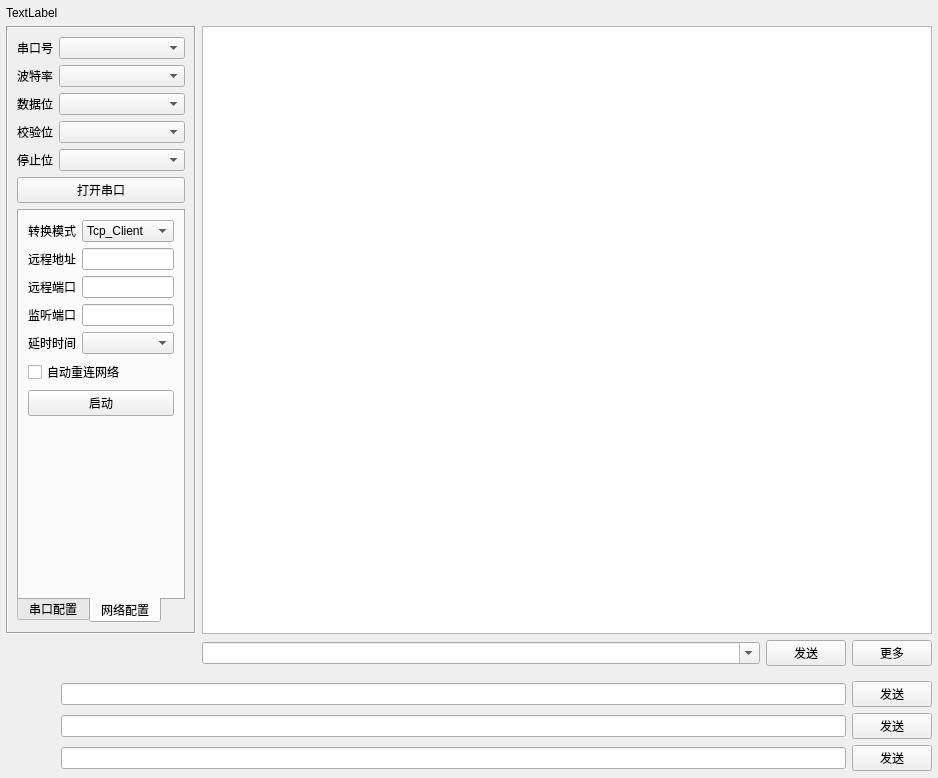
<?xml version="1.0" encoding="UTF-8"?>
<ui version="4.0">
 <class>frmComTool</class>
 <widget class="QWidget" name="frmComTool">
  <property name="geometry">
   <rect>
    <x>0</x>
    <y>0</y>
    <width>938</width>
    <height>710</height>
   </rect>
  </property>
  <property name="sizePolicy">
   <sizepolicy hsizetype="Preferred" vsizetype="Expanding">
    <horstretch>0</horstretch>
    <verstretch>0</verstretch>
   </sizepolicy>
  </property>
  <layout class="QGridLayout" name="gridLayout_6">
   <property name="leftMargin">
    <number>6</number>
   </property>
   <property name="topMargin">
    <number>6</number>
   </property>
   <property name="rightMargin">
    <number>6</number>
   </property>
   <property name="bottomMargin">
    <number>6</number>
   </property>
   <property name="verticalSpacing">
    <number>6</number>
   </property>
   <item row="0" column="0" colspan="2">
    <widget class="FWigglyWidget" name="labTiltle">
     <property name="text">
      <string>TextLabel</string>
     </property>
    </widget>
   </item>
   <item row="1" column="1">
    <widget class="QTextEdit" name="txtMain">
     <property name="enabled">
      <bool>true</bool>
     </property>
     <property name="frameShape">
      <enum>QFrame::StyledPanel</enum>
     </property>
     <property name="verticalScrollBarPolicy">
      <enum>Qt::ScrollBarAsNeeded</enum>
     </property>
     <property name="horizontalScrollBarPolicy">
      <enum>Qt::ScrollBarAsNeeded</enum>
     </property>
     <property name="readOnly">
      <bool>true</bool>
     </property>
    </widget>
   </item>
   <item row="1" column="0">
    <widget class="QFrame" name="frmRight">
     <property name="minimumSize">
      <size>
       <width>190</width>
       <height>0</height>
      </size>
     </property>
     <property name="maximumSize">
      <size>
       <width>190</width>
       <height>16777215</height>
      </size>
     </property>
     <property name="frameShape">
      <enum>QFrame::Box</enum>
     </property>
     <property name="frameShadow">
      <enum>QFrame::Sunken</enum>
     </property>
     <layout class="QGridLayout" name="gridLayout_3">
      <item row="0" column="0">
       <widget class="QLabel" name="labPortName">
        <property name="text">
         <string>串口号</string>
        </property>
       </widget>
      </item>
      <item row="0" column="1">
       <widget class="QComboBox" name="cboxPortName">
        <property name="sizePolicy">
         <sizepolicy hsizetype="Preferred" vsizetype="Fixed">
          <horstretch>1</horstretch>
          <verstretch>0</verstretch>
         </sizepolicy>
        </property>
       </widget>
      </item>
      <item row="1" column="0">
       <widget class="QLabel" name="labBaudRate">
        <property name="text">
         <string>波特率</string>
        </property>
       </widget>
      </item>
      <item row="1" column="1">
       <widget class="QComboBox" name="cboxBaudRate">
        <property name="sizePolicy">
         <sizepolicy hsizetype="Preferred" vsizetype="Fixed">
          <horstretch>1</horstretch>
          <verstretch>0</verstretch>
         </sizepolicy>
        </property>
       </widget>
      </item>
      <item row="2" column="0">
       <widget class="QLabel" name="labDataBit">
        <property name="text">
         <string>数据位</string>
        </property>
       </widget>
      </item>
      <item row="2" column="1">
       <widget class="QComboBox" name="cboxDataBit">
        <property name="sizePolicy">
         <sizepolicy hsizetype="Preferred" vsizetype="Fixed">
          <horstretch>1</horstretch>
          <verstretch>0</verstretch>
         </sizepolicy>
        </property>
       </widget>
      </item>
      <item row="3" column="0">
       <widget class="QLabel" name="labParity">
        <property name="text">
         <string>校验位</string>
        </property>
       </widget>
      </item>
      <item row="3" column="1">
       <widget class="QComboBox" name="cboxParity">
        <property name="sizePolicy">
         <sizepolicy hsizetype="Preferred" vsizetype="Fixed">
          <horstretch>1</horstretch>
          <verstretch>0</verstretch>
         </sizepolicy>
        </property>
       </widget>
      </item>
      <item row="4" column="0">
       <widget class="QLabel" name="labStopBit">
        <property name="text">
         <string>停止位</string>
        </property>
       </widget>
      </item>
      <item row="4" column="1">
       <widget class="QComboBox" name="cboxStopBit">
        <property name="sizePolicy">
         <sizepolicy hsizetype="Preferred" vsizetype="Fixed">
          <horstretch>1</horstretch>
          <verstretch>0</verstretch>
         </sizepolicy>
        </property>
       </widget>
      </item>
      <item row="5" column="0" colspan="2">
       <widget class="QPushButton" name="btnOpen">
        <property name="text">
         <string>打开串口</string>
        </property>
       </widget>
      </item>
      <item row="6" column="0" colspan="2">
       <widget class="QTabWidget" name="tabWidget">
        <property name="tabPosition">
         <enum>QTabWidget::South</enum>
        </property>
        <property name="currentIndex">
         <number>1</number>
        </property>
        <widget class="QWidget" name="tab">
         <attribute name="title">
          <string>串口配置</string>
         </attribute>
         <layout class="QGridLayout" name="gridLayout_5">
          <item row="1" column="1">
           <widget class="QCheckBox" name="ckAutoClear">
            <property name="text">
             <string>自动清空</string>
            </property>
           </widget>
          </item>
          <item row="5" column="0" colspan="2">
           <widget class="QPushButton" name="btnSendCount">
            <property name="text">
             <string>发送 : 0 字节</string>
            </property>
           </widget>
          </item>
          <item row="6" column="0" colspan="2">
           <widget class="QPushButton" name="btnReceiveCount">
            <property name="text">
             <string>接收 : 0 字节</string>
            </property>
           </widget>
          </item>
          <item row="4" column="0" colspan="2">
           <layout class="QGridLayout" name="gridLayout">
            <item row="0" column="0">
             <widget class="QCheckBox" name="ckAutoSend">
              <property name="text">
               <string>自动发送</string>
              </property>
             </widget>
            </item>
            <item row="0" column="1">
             <widget class="QComboBox" name="cboxSendInterval">
              <property name="sizePolicy">
               <sizepolicy hsizetype="Expanding" vsizetype="Fixed">
                <horstretch>0</horstretch>
                <verstretch>0</verstretch>
               </sizepolicy>
              </property>
             </widget>
            </item>
            <item row="1" column="0">
             <widget class="QCheckBox" name="ckAutoSave">
              <property name="text">
               <string>自动保存</string>
              </property>
             </widget>
            </item>
            <item row="1" column="1">
             <widget class="QComboBox" name="cboxSaveInterval">
              <property name="sizePolicy">
               <sizepolicy hsizetype="Expanding" vsizetype="Fixed">
                <horstretch>0</horstretch>
                <verstretch>0</verstretch>
               </sizepolicy>
              </property>
             </widget>
            </item>
           </layout>
          </item>
          <item row="8" column="0" colspan="2">
           <widget class="QPushButton" name="btnSave">
            <property name="text">
             <string>保存数据</string>
            </property>
           </widget>
          </item>
          <item row="9" column="0" colspan="2">
           <widget class="QPushButton" name="btnData">
            <property name="text">
             <string>管理send数据</string>
            </property>
           </widget>
          </item>
          <item row="10" column="0" colspan="2">
           <widget class="QPushButton" name="btnClear">
            <property name="text">
             <string>清空数据</string>
            </property>
           </widget>
          </item>
          <item row="7" column="0" colspan="2">
           <widget class="QPushButton" name="btnStopShow">
            <property name="text">
             <string>停止显示</string>
            </property>
           </widget>
          </item>
          <item row="2" column="1">
           <widget class="QCheckBox" name="ckShowSend">
            <property name="text">
             <string>回显</string>
            </property>
           </widget>
          </item>
          <item row="2" column="0">
           <widget class="QCheckBox" name="ckShowTime">
            <property name="text">
             <string>时间</string>
            </property>
           </widget>
          </item>
          <item row="3" column="0">
           <widget class="QCheckBox" name="ckShowTip">
            <property name="text">
             <string>提示</string>
            </property>
           </widget>
          </item>
          <item row="1" column="0">
           <widget class="QCheckBox" name="ckDebug">
            <property name="text">
             <string>模拟设备</string>
            </property>
           </widget>
          </item>
          <item row="0" column="0">
           <widget class="QCheckBox" name="ckHexSend">
            <property name="text">
             <string>Hex发送</string>
            </property>
           </widget>
          </item>
          <item row="0" column="1">
           <widget class="QCheckBox" name="ckHexReceive">
            <property name="text">
             <string>Hex接收</string>
            </property>
           </widget>
          </item>
          <item row="11" column="0">
           <spacer name="verticalSpacer">
            <property name="orientation">
             <enum>Qt::Vertical</enum>
            </property>
            <property name="sizeHint" stdset="0">
             <size>
              <width>20</width>
              <height>2</height>
             </size>
            </property>
           </spacer>
          </item>
          <item row="3" column="1">
           <widget class="QCheckBox" name="ckTop">
            <property name="text">
             <string>窗口顶置</string>
            </property>
           </widget>
          </item>
         </layout>
        </widget>
        <widget class="QWidget" name="tab_2">
         <attribute name="title">
          <string>网络配置</string>
         </attribute>
         <layout class="QGridLayout" name="gridLayout_2">
          <item row="0" column="0" colspan="2">
           <layout class="QGridLayout" name="gridLayout_4">
            <item row="3" column="0">
             <widget class="QLabel" name="labListenPort">
              <property name="text">
               <string>监听端口</string>
              </property>
             </widget>
            </item>
            <item row="1" column="0">
             <widget class="QLabel" name="labServerIP">
              <property name="text">
               <string>远程地址</string>
              </property>
             </widget>
            </item>
            <item row="4" column="1">
             <widget class="QComboBox" name="cboxSleepTime"/>
            </item>
            <item row="1" column="1">
             <widget class="QLineEdit" name="txtServerIP">
              <property name="text">
               <string/>
              </property>
             </widget>
            </item>
            <item row="2" column="0">
             <widget class="QLabel" name="labServerPort">
              <property name="text">
               <string>远程端口</string>
              </property>
             </widget>
            </item>
            <item row="2" column="1">
             <widget class="QLineEdit" name="txtServerPort">
              <property name="text">
               <string/>
              </property>
             </widget>
            </item>
            <item row="4" column="0">
             <widget class="QLabel" name="labSleepTime">
              <property name="text">
               <string>延时时间</string>
              </property>
             </widget>
            </item>
            <item row="3" column="1">
             <widget class="QLineEdit" name="txtListenPort"/>
            </item>
            <item row="0" column="0">
             <widget class="QLabel" name="labMode">
              <property name="text">
               <string>转换模式</string>
              </property>
             </widget>
            </item>
            <item row="0" column="1">
             <widget class="QComboBox" name="cboxMode">
              <item>
               <property name="text">
                <string>Tcp_Client</string>
               </property>
              </item>
              <item>
               <property name="text">
                <string>Tcp_Server</string>
               </property>
              </item>
              <item>
               <property name="text">
                <string>Udp_Client</string>
               </property>
              </item>
              <item>
               <property name="text">
                <string>Udp_Server</string>
               </property>
              </item>
             </widget>
            </item>
           </layout>
          </item>
          <item row="2" column="0" colspan="2">
           <widget class="QPushButton" name="btnStart">
            <property name="text">
             <string>启动</string>
            </property>
           </widget>
          </item>
          <item row="3" column="0" colspan="2">
           <spacer name="verticalSpacer_2">
            <property name="orientation">
             <enum>Qt::Vertical</enum>
            </property>
            <property name="sizeHint" stdset="0">
             <size>
              <width>20</width>
              <height>59</height>
             </size>
            </property>
           </spacer>
          </item>
          <item row="1" column="0" colspan="2">
           <widget class="QCheckBox" name="ckAutoConnect">
            <property name="text">
             <string>自动重连网络</string>
            </property>
           </widget>
          </item>
         </layout>
        </widget>
       </widget>
      </item>
     </layout>
    </widget>
   </item>
   <item row="3" column="1">
    <layout class="QHBoxLayout" name="horizontalLayout">
     <item>
      <widget class="QComboBox" name="cboxSend">
       <property name="sizePolicy">
        <sizepolicy hsizetype="Expanding" vsizetype="Fixed">
         <horstretch>0</horstretch>
         <verstretch>0</verstretch>
        </sizepolicy>
       </property>
       <property name="editable">
        <bool>true</bool>
       </property>
       <property name="duplicatesEnabled">
        <bool>false</bool>
       </property>
      </widget>
     </item>
     <item>
      <widget class="QPushButton" name="btnSend">
       <property name="minimumSize">
        <size>
         <width>80</width>
         <height>0</height>
        </size>
       </property>
       <property name="text">
        <string>发送</string>
       </property>
      </widget>
     </item>
     <item>
      <widget class="QPushButton" name="btnMore">
       <property name="text">
        <string>更多</string>
       </property>
      </widget>
     </item>
    </layout>
   </item>
   <item row="4" column="0" colspan="2">
    <widget class="QWidget" name="widExtern" native="true">
     <property name="sizePolicy">
      <sizepolicy hsizetype="Preferred" vsizetype="Fixed">
       <horstretch>0</horstretch>
       <verstretch>0</verstretch>
      </sizepolicy>
     </property>
     <property name="minimumSize">
      <size>
       <width>730</width>
       <height>100</height>
      </size>
     </property>
     <property name="autoFillBackground">
      <bool>true</bool>
     </property>
     <layout class="QFormLayout" name="formLayout">
      <property name="rightMargin">
       <number>0</number>
      </property>
      <property name="bottomMargin">
       <number>0</number>
      </property>
      <item row="0" column="1">
       <layout class="QHBoxLayout" name="horizontalLayout_2">
        <item>
         <widget class="QLineEdit" name="lineEditSend_1"/>
        </item>
        <item>
         <widget class="QPushButton" name="btnSend_1">
          <property name="text">
           <string>发送</string>
          </property>
         </widget>
        </item>
       </layout>
      </item>
      <item row="1" column="0">
       <spacer name="horizontalSpacer">
        <property name="orientation">
         <enum>Qt::Horizontal</enum>
        </property>
        <property name="sizeHint" stdset="0">
         <size>
          <width>40</width>
          <height>20</height>
         </size>
        </property>
       </spacer>
      </item>
      <item row="1" column="1">
       <layout class="QHBoxLayout" name="horizontalLayout_3">
        <item>
         <widget class="QLineEdit" name="lineEditSend_2"/>
        </item>
        <item>
         <widget class="QPushButton" name="btnSend_2">
          <property name="text">
           <string>发送</string>
          </property>
         </widget>
        </item>
       </layout>
      </item>
      <item row="2" column="1">
       <layout class="QHBoxLayout" name="horizontalLayout_6">
        <item>
         <widget class="QLineEdit" name="lineEditSend_3"/>
        </item>
        <item>
         <widget class="QPushButton" name="btnSend_3">
          <property name="text">
           <string>发送</string>
          </property>
         </widget>
        </item>
       </layout>
      </item>
     </layout>
    </widget>
   </item>
  </layout>
 </widget>
 <customwidgets>
  <customwidget>
   <class>FWigglyWidget</class>
   <extends>QLabel</extends>
   <header>fwigglywidget.h</header>
  </customwidget>
 </customwidgets>
 <resources/>
 <connections/>
</ui>
